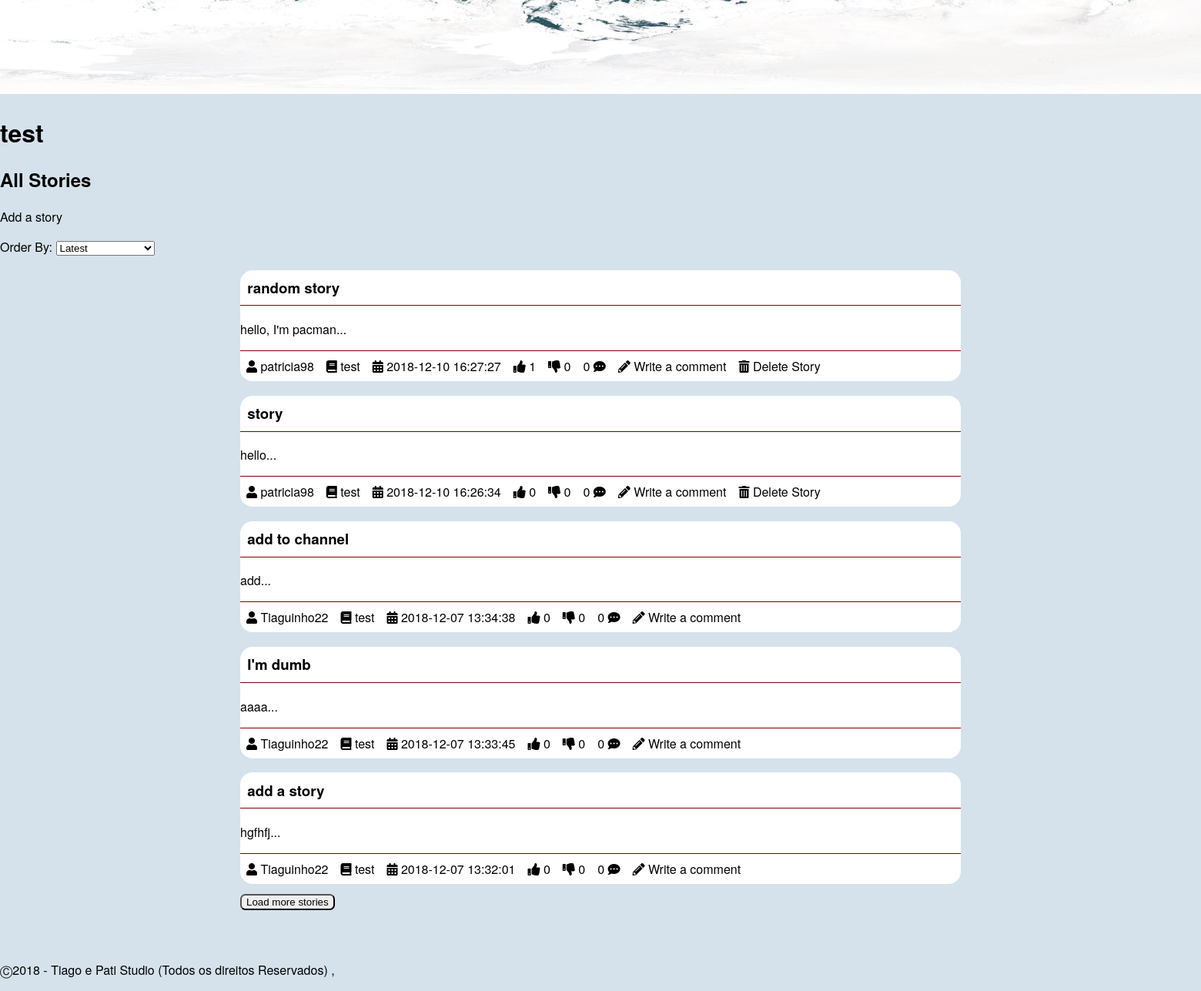
The page /pages/channel.php?channelId=1 (signed in, lower part) on the database as committed earlier.
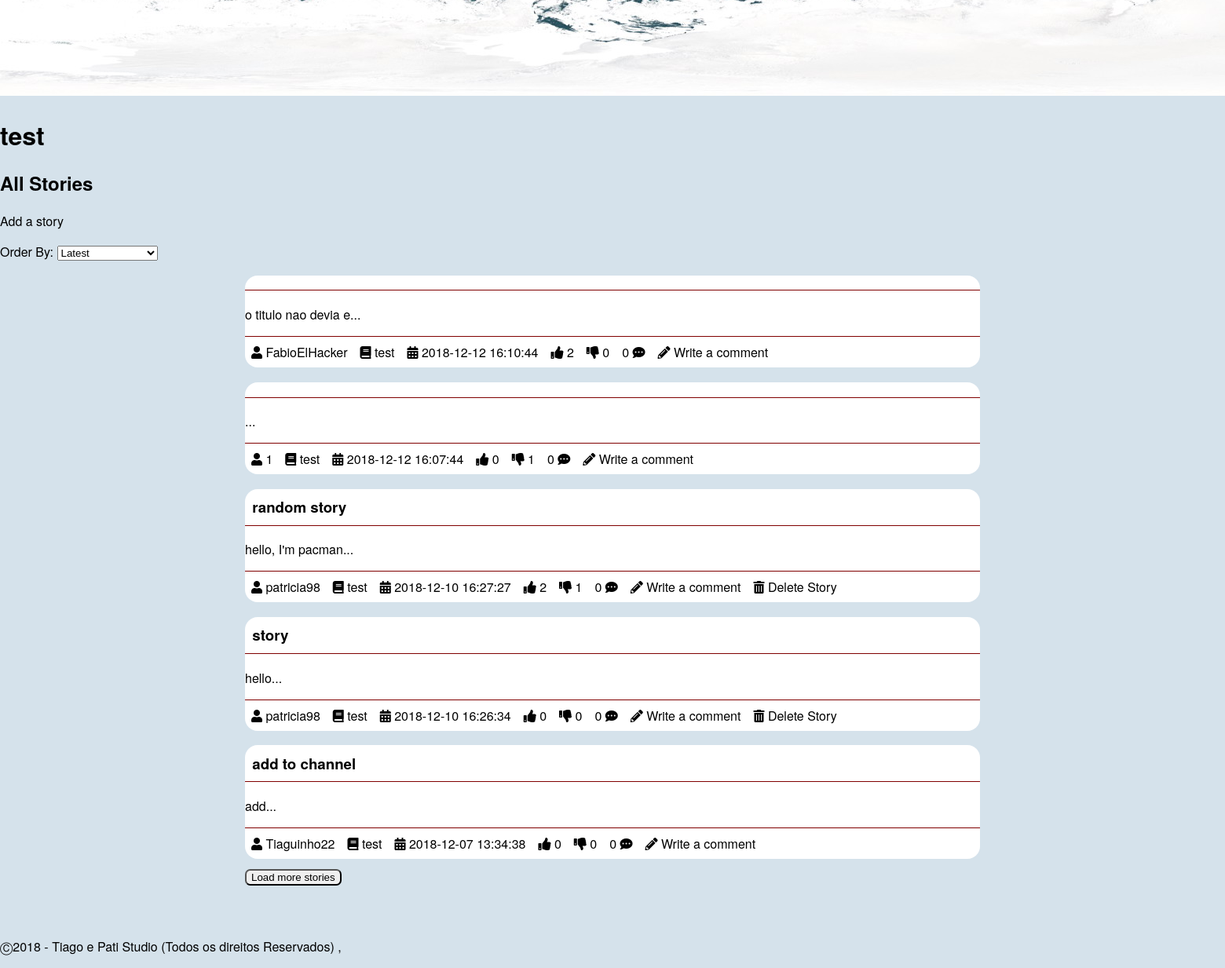
The same page on the database as committed later.
### tables this page shows
CREATE TABLE "channel" (
	"ID"	INTEGER NOT NULL,
	"name"	TEXT NOT NULL,
	"coverImage"	TEXT,
	"author"	INTEGER NOT NULL,
	FOREIGN KEY("author") REFERENCES "user"("ID") ON DELETE Cascade ON UPDATE No Action,
	PRIMARY KEY("ID")
);

CREATE TABLE "story" (
	"storyID"	INTEGER NOT NULL,
	"title"	TEXT NOT NULL,
	"content"	TEXT NOT NULL,
	"upvotes"	INTEGER NOT NULL DEFAULT 0,
	"downvotes"	INTEGER NOT NULL DEFAULT 0,
	"author"	INTEGER NOT NULL,
	"date"	TEXT NOT NULL,
	"channel"	INTEGER NOT NULL,
	"image"	TEXT,
	PRIMARY KEY("storyID"),
	FOREIGN KEY("channel") REFERENCES "channel"("ID") ON DELETE Cascade ON UPDATE No Action,
	FOREIGN KEY("author") REFERENCES "user"("ID") ON DELETE Cascade ON UPDATE No Action
);

CREATE TABLE 'user'
(
	'ID' INTEGER NOT NULL PRIMARY KEY AUTOINCREMENT,
	'username' TEXT NOT NULL,
	'email' TEXT NOT NULL,
	'password' TEXT NOT NULL,
	'birth' TEXT ,
	'profilePic' TEXT,
	CONSTRAINT 'username' UNIQUE ('username')
);

### pages/channel.php (called while the page is built, shortened)
<?php
  include_once('../database/db_list.php');
  include_once('../templates/tpl_common.php');
  include_once('../templates/tpl_channel.php');
  draw_header();
  $channel = getStoriesByChannel($_GET['channelId']);
  draw_channel($channel);
  draw_footer();
?>

### database/db_list.php (called while the page is built, shortened)
<?php
function getStoriesByChannel($channelID,$sort='',$offset=0,$limit=5) {
  switch($sort){
    default:
      $order = 'storyID DESC';
      break;
  }
  $db = Database::instance()->db();
  $stmt = $db->prepare('SELECT *,(SELECT COUNT(*) FROM comment WHERE comment.story == storyID) AS n_comments,channel.name AS channelName FROM story INNER JOIN user ON user.ID == story.author INNER JOIN channel ON channel.ID == story.channel  WHERE story.channel == ? ORDER BY '.$order.' LIMIT ? OFFSET ?');
  $stmt->execute(array($channelID,$limit,$offset));
  return $stmt->fetchAll();
}
function listChannel() {
  $db = Database::instance()->db();
  $stmt = $db->prepare('SELECT * FROM channel');
  $stmt->execute();
  return $stmt->fetchAll();
}
?>

### templates/tpl_mainpage.php (the view, shortened to what this page needs)
<?php include_once('../templates/tpl_story.php'); ?>
<?php function draw_story_list_item($story) { ?>
  <section id="story_preview">
    <h3><a href = "../pages/story.php?storyId=<?php echo($story['storyID']); ?>" ><?php echo($story['title']); ?></a></h3>
    <p><?php echo(substr($story['content'],0,20)); ?>...</p>
    <?php draw_story_info($story); ?>
  </section>
<?php } ?>
<?php function draw_story_info($story) { ?>
  <ul>
    <li><a href="../pages/profile.php?userId=<?php echo($story['storyAuthor']); ?>"><i class="fas fa-user"></i> <?php echo($story['username']); ?></a></li>
    <li><a href="../pages/channel.php?channelId=<?php echo($story['channel']); ?>"><i class="fas fa-book"></i> <?php echo($story['channelName']); ?></a></li>
    <li><i class="fas fa-calendar-alt"></i> <?php echo($story['date']); ?></li>
    <li class="nUpVote" data-id="<?php echo($story['storyID']); ?>"><i class="fas fa-thumbs-up"></i> <?php echo($story['upvotes']); ?></li>
    <li class="nDownVote" data-id="<?php echo($story['storyID']); ?>"><i class="fas fa-thumbs-down"></i> <?php echo($story['downvotes']); ?></li>
    <li><?php echo($story['n_comments']); ?> <i class="fas fa-comment-dots"></i></li>
    <li><a href="../pages/new_comment.php?storyId=<?php echo($story['storyID']); ?>"><i class="fas fa-pencil-alt"></i> Write a comment</a></li>
    <?php if($story['username'] == $_SESSION['username']) { ?>
      <li><a href="../actions/action_delete_story.php?storyId=<?php echo($story['storyID']); ?>&csrf=<?php echo($_SESSION['csrf']); ?>"><i class="fas fa-trash-alt"></i> Delete Story</a></li>
    <?php } ?>
  </ul>
<?php } ?>

### templates/tpl_common.php (shortened to what this page needs)
<?php function draw_header(){
?>
<!DOCTYPE html>
<html lang="en-US">
  <head>
    <link href="../css/style.css" rel="stylesheet">
    <link rel="stylesheet" href="https://use.fontawesome.com/releases/v5.5.0/css/all.css">
  </head>
  <body>
<?php } ?>
<?php function draw_footer(){
  ?>
  <footer>
    <p>	&#9400;2018 - Tiago e Pati Studio (Todos os direitos Reservados) ,</p>
  </footer>
</body>
</html>
<?php }
 ?>

### templates/tpl_channel.php (shortened to what this page needs)
<?php include_once('../templates/tpl_mainpage.php'); ?>
<?php function draw_channel($channel) { ?>
    <?php $channels = listChannel(); ?>
  <img id="cover_image" src="../files/coverImages/<?php if($channels[$_GET['channelId']-1]['coverImage']!="") { echo($channels[$_GET['channelId']-1]['coverImage']); } else {?>default.png<?php } ?>" alt="<?php echo($channels[$_GET['channelId']-1]['name']); ?>'s cover image">
  <h1><?php echo($channels[$_GET['channelId']-1]['name']); ?></h1>
  <section id="channelStories" data-id="<?php echo $channel[0]['channel'] ?>">
  <h2>All Stories</h2>
  <p><a href = "../pages/new_story.php?channelId=<?php echo($_GET['channelId']); ?>" >Add a story</a></p>
  <?php draw_story_list($channel); ?>
</section>
<?php } ?>

### templates/tpl_story.php (shortened to what this page needs)
<?php include_once('../templates/tpl_mainpage.php'); ?>
<?php include_once('../database/db_list.php'); ?>
<?php function draw_story_list($storyInfo) { ?>
  <p id="order">Order By:
  <select id='orderSelector'>
    <option value="mRecent">Latest</option>
  </select></p>
  <section id="storyList">
  <?php foreach($storyInfo as $story) { ?>
    <?php draw_story_list_item($story); ?>
  <?php } ?>
  </section>
  <button id="btnLoadStories">Load more stories</button>
<?php } ?>

### css/style.css (style rules this page uses)
body { font-family: IBMPlexSans, Helvetica Neue, Segoe UI, Helvetica, Verdana, Arial, sans-serif; background-color: #D5E2EB; margin: 0; }
a:link, a:visited { color: black; text-decoration: none; }
article, #story_preview { background-color: white; width: 60%; margin: auto; border-radius: 1em; }
article header, #story_preview h3 { margin-top: 1em; padding: 0.5em; border-bottom: 1px solid #800000; }
article header a, #story_preview h3 a { font-weight: bold; }
article footer, #story_preview ul { padding: 0; border-top: 1px solid #800000; }
#btnLoadComments, #btnLoadStories { margin-top: 1em; margin-left: 20%; border-radius: 0.5em; }
footer { clear: left; bottom: auto; padding-top: 50px; }
ul { display: flex; flex-wrap: wrap; flex-direction: row; padding: 0; margin: 0; }
li { text-align: center; list-style-type: none; padding: 0.5em; }

Rows that differ between the two databases and show on the page:
no longer on this page (row unchanged): story: title "I'm dumb", content "aaaa", author.username "Tiaguinho22", channel.name "test", date "2018-12-07 13:33:45", upvotes "0", downvotes "0", n_comments "0"
no longer on this page (row unchanged): story: title "add a story", content "hgfhfj", author.username "Tiaguinho22", channel.name "test", date "2018-12-07 13:32:01", upvotes "0", downvotes "0", n_comments "0"
added story: content "o titulo nao devia e", author.username "FabioElHacker", channel.name "test", date "2018-12-12 16:10:44", upvotes "2", downvotes "0", n_comments "0"
added story: author.username "1", channel.name "test", date "2018-12-12 16:07:44", upvotes "0", downvotes "1", n_comments "0"
changed story "random story": upvotes "1" → "2"; downvotes "0" → "1"
